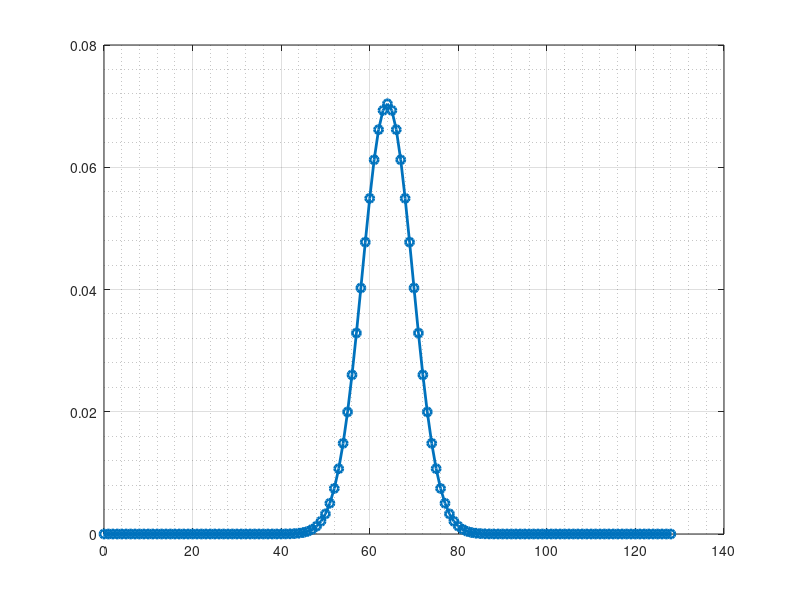

MATLAB code for this plot: (Note: this script raises an error after producing the figure.)
clc;clear; close all; 

% Distribucion Binomial
N=128;
P=0.5;
x = 0:N;

% Grafico de la funcion de probabilidad
y=binopdf(x,N,P);
plot(x,y,'-o','LineWidth',2)
% Caracteristicas del grafico
grid on; grid minor
ax=gca;
ax.XLim=[0 128]; ax.XTick=ax.XLim(1):4:ax.XLim(2);
ax.YLim=[0 0.075]; ax.YTick=ax.YLim(1):0.005:ax.YLim(2);
ylabel('Probabilidad')
xlabel('Numero de bits distintos')
title('Distancias de Hamming: funcion de probabilidad.')

% Grafico de funcion de distribucion de probabilidad
% Distribucion
figure
y=cdf('Binomial',x,128,0.5);
plot(x,y,'LineWidth',2)
% Caracteristicas del grafico
grid on; grid minor
ax=gca;
ax.XLim=[0 128]; ax.XTick=ax.XLim(1):10:ax.XLim(2);
ax.YLim=[0 1]; ax.YTick=ax.YLim(1):0.125:ax.YLim(2);
ylabel('Probabilidad acumulada')
xlabel('Numero de bits distintos')
title('Distancias de Hamming: funcion de distribucion de probabilidad.')
